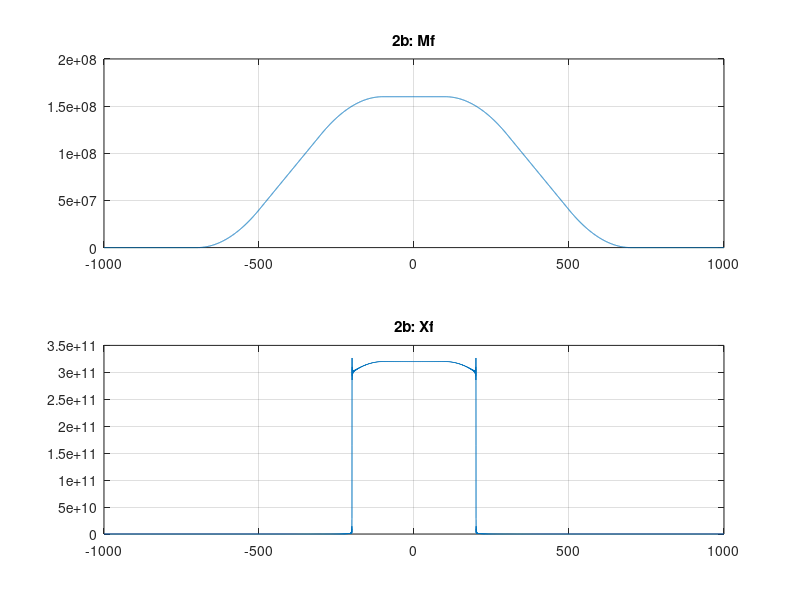

MATLAB code to generate this figure:
 clear all
B1=100;
B2=200;
B3=400;
fs= 5*max([B1,B2,B3]);
ts=1/fs;
t= -2:ts:2;
m1_t= 200*sinc(200*t);
m2_t= 400*sinc(400*t);
m3_t= 800*sinc(800*t);

m_t= m1_t.*m2_t.*m3_t;
g_t=400*sinc(400*t);
x_t=conv(m_t,g_t);

M_f=fft(m_t);
X_f=fft(x_t);
freq_axis_m= linspace(-fs/2, fs/2, length(M_f));
freq_axis_x= linspace(-fs/2, fs/2, length(X_f));


 figure(2)
 subplot(2,1,1),plot(freq_axis_m, fftshift(abs(M_f)))
 grid on
 title('2b: Mf')
 subplot(2,1,2),plot(freq_axis_x, fftshift(abs(X_f)))
  title('2b: Xf')

 grid on
 
 
 